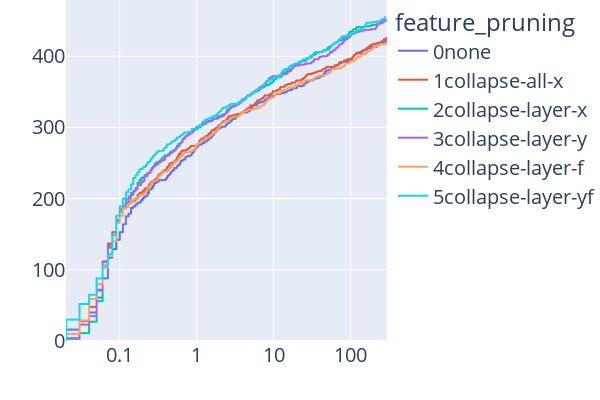
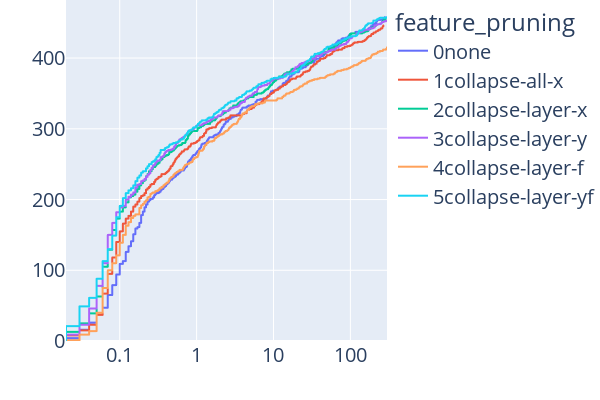
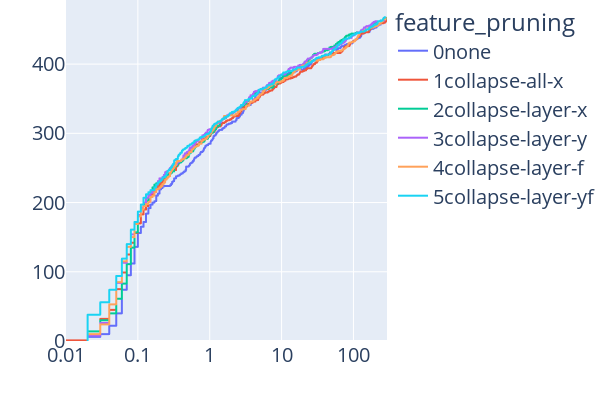
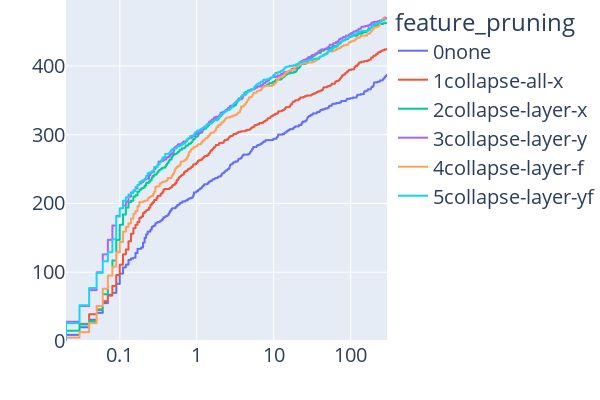

Here is the notebook cell these charts were saved with, in order:
### Code cell
for optimisation, iterations in product(["svr", "rank-svm"], ["2", "4"]):
    print(optimisation, iterations)
    df = get_df_copy()
    df = df[df.optimiser == optimisation]
    df = df[df.iterations == iterations]
    df = df[df.solved]
    df.solved = df.solved.astype(int)
    
    fig = px.ecdf(df, x="runtime", color="feature_pruning", ecdfnorm=None, log_x=True)
    # hide axis labels
    fig.update_xaxes(title_text='')
    fig.update_yaxes(title_text='')
    # size
    fig.update_layout(width=600, height=400)
    # remove margins
    fig.update_layout(margin=dict(l=0, r=0, t=0, b=0))
    # font size
    fig.update_layout(font=dict(size=20))
    # hide legend
    # fig.update_layout(showlegend=False)

    fig.show()

### Figure 1 — Plotly figure (JSON) as saved in the notebook; plotly's stock layout.template omitted (floating-point values rounded to 4 significant figures; data arrays with more than 128 entries replaced by an {"elided": "..."} marker saying what was removed)
{"data": [{"hovertemplate": "feature_pruning=0none<br>runtime=%{x}<br>count=%{y}<extra></extra>", "legendgroup": "0none", "line": {"dash": "solid", "shape": "hv"}, "marker": {"color": "#636efa", "symbol": "circle"}, "mode": "lines", "name": "0none", "showlegend": true, "type": "scattergl", "x": {"elided": "422 float values"}, "xaxis": "x", "y": {"elided": "422 int values"}, "yaxis": "y"}, {"hovertemplate": "feature_pruning=1collapse-all-x<br>runtime=%{x}<br>count=%{y}<extra></extra>", "legendgroup": "1collapse-all-x", "line": {"dash": "solid", "shape": "hv"}, "marker": {"color": "#EF553B", "symbol": "circle"}, "mode": "lines", "name": "1collapse-all-x", "showlegend": true, "type": "scattergl", "x": {"elided": "426 float values"}, "xaxis": "x", "y": {"elided": "426 int values"}, "yaxis": "y"}, {"hovertemplate": "feature_pruning=2collapse-layer-x<br>runtime=%{x}<br>count=%{y}<extra></extra>", "legendgroup": "2collapse-layer-x", "line": {"dash": "solid", "shape": "hv"}, "marker": {"color": "#00cc96", "symbol": "circle"}, "mode": "lines", "name": "2collapse-layer-x", "showlegend": true, "type": "scattergl", "x": {"elided": "450 float values"}, "xaxis": "x", "y": {"elided": "450 int values"}, "yaxis": "y"}, {"hovertemplate": "feature_pruning=3collapse-layer-y<br>runtime=%{x}<br>count=%{y}<extra></extra>", "legendgroup": "3collapse-layer-y", "line": {"dash": "solid", "shape": "hv"}, "marker": {"color": "#ab63fa", "symbol": "circle"}, "mode": "lines", "name": "3collapse-layer-y", "showlegend": true, "type": "scattergl", "x": {"elided": "451 float values"}, "xaxis": "x", "y": {"elided": "451 int values"}, "yaxis": "y"}, {"hovertemplate": "feature_pruning=4collapse-layer-f<br>runtime=%{x}<br>count=%{y}<extra></extra>", "legendgroup": "4collapse-layer-f", "line": {"dash": "solid", "shape": "hv"}, "marker": {"color": "#FFA15A", "symbol": "circle"}, "mode": "lines", "name": "4collapse-layer-f", "showlegend": true, "type": "scattergl", "x": {"elided": "419 float values"}, "xaxis": "x", "y": {"elided": "419 int values"}, "yaxis": "y"}, {"hovertemplate": "feature_pruning=5collapse-layer-yf<br>runtime=%{x}<br>count=%{y}<extra></extra>", "legendgroup": "5collapse-layer-yf", "line": {"dash": "solid", "shape": "hv"}, "marker": {"color": "#19d3f3", "symbol": "circle"}, "mode": "lines", "name": "5collapse-layer-yf", "showlegend": true, "type": "scattergl", "x": {"elided": "455 float values"}, "xaxis": "x", "y": {"elided": "455 int values"}, "yaxis": "y"}], "layout": {"font": {"size": 20}, "height": 400, "legend": {"title": {"text": "feature_pruning"}, "tracegroupgap": 0}, "margin": {"b": 0, "l": 0, "r": 0, "t": 0}, "width": 600, "xaxis": {"anchor": "y", "domain": [0, 1], "title": {"text": ""}, "type": "log"}, "yaxis": {"anchor": "x", "domain": [0, 1], "rangemode": "tozero", "title": {"text": ""}}}}

### Figure 2 — Plotly figure (JSON) as saved in the notebook; plotly's stock layout.template omitted (floating-point values rounded to 4 significant figures; data arrays with more than 128 entries replaced by an {"elided": "..."} marker saying what was removed)
{"data": [{"hovertemplate": "feature_pruning=0none<br>runtime=%{x}<br>count=%{y}<extra></extra>", "legendgroup": "0none", "line": {"dash": "solid", "shape": "hv"}, "marker": {"color": "#636efa", "symbol": "circle"}, "mode": "lines", "name": "0none", "showlegend": true, "type": "scattergl", "x": {"elided": "458 float values"}, "xaxis": "x", "y": {"elided": "458 int values"}, "yaxis": "y"}, {"hovertemplate": "feature_pruning=1collapse-all-x<br>runtime=%{x}<br>count=%{y}<extra></extra>", "legendgroup": "1collapse-all-x", "line": {"dash": "solid", "shape": "hv"}, "marker": {"color": "#EF553B", "symbol": "circle"}, "mode": "lines", "name": "1collapse-all-x", "showlegend": true, "type": "scattergl", "x": {"elided": "446 float values"}, "xaxis": "x", "y": {"elided": "446 int values"}, "yaxis": "y"}, {"hovertemplate": "feature_pruning=2collapse-layer-x<br>runtime=%{x}<br>count=%{y}<extra></extra>", "legendgroup": "2collapse-layer-x", "line": {"dash": "solid", "shape": "hv"}, "marker": {"color": "#00cc96", "symbol": "circle"}, "mode": "lines", "name": "2collapse-layer-x", "showlegend": true, "type": "scattergl", "x": {"elided": "455 float values"}, "xaxis": "x", "y": {"elided": "455 int values"}, "yaxis": "y"}, {"hovertemplate": "feature_pruning=3collapse-layer-y<br>runtime=%{x}<br>count=%{y}<extra></extra>", "legendgroup": "3collapse-layer-y", "line": {"dash": "solid", "shape": "hv"}, "marker": {"color": "#ab63fa", "symbol": "circle"}, "mode": "lines", "name": "3collapse-layer-y", "showlegend": true, "type": "scattergl", "x": {"elided": "453 float values"}, "xaxis": "x", "y": {"elided": "453 int values"}, "yaxis": "y"}, {"hovertemplate": "feature_pruning=4collapse-layer-f<br>runtime=%{x}<br>count=%{y}<extra></extra>", "legendgroup": "4collapse-layer-f", "line": {"dash": "solid", "shape": "hv"}, "marker": {"color": "#FFA15A", "symbol": "circle"}, "mode": "lines", "name": "4collapse-layer-f", "showlegend": true, "type": "scattergl", "x": {"elided": "415 float values"}, "xaxis": "x", "y": {"elided": "415 int values"}, "yaxis": "y"}, {"hovertemplate": "feature_pruning=5collapse-layer-yf<br>runtime=%{x}<br>count=%{y}<extra></extra>", "legendgroup": "5collapse-layer-yf", "line": {"dash": "solid", "shape": "hv"}, "marker": {"color": "#19d3f3", "symbol": "circle"}, "mode": "lines", "name": "5collapse-layer-yf", "showlegend": true, "type": "scattergl", "x": {"elided": "458 float values"}, "xaxis": "x", "y": {"elided": "458 int values"}, "yaxis": "y"}], "layout": {"font": {"size": 20}, "height": 400, "legend": {"title": {"text": "feature_pruning"}, "tracegroupgap": 0}, "margin": {"b": 0, "l": 0, "r": 0, "t": 0}, "width": 600, "xaxis": {"anchor": "y", "domain": [0, 1], "title": {"text": ""}, "type": "log"}, "yaxis": {"anchor": "x", "domain": [0, 1], "rangemode": "tozero", "title": {"text": ""}}}}

### Figure 3 — Plotly figure (JSON) as saved in the notebook; plotly's stock layout.template omitted (floating-point values rounded to 4 significant figures; data arrays with more than 128 entries replaced by an {"elided": "..."} marker saying what was removed)
{"data": [{"hovertemplate": "feature_pruning=0none<br>runtime=%{x}<br>count=%{y}<extra></extra>", "legendgroup": "0none", "line": {"dash": "solid", "shape": "hv"}, "marker": {"color": "#636efa", "symbol": "circle"}, "mode": "lines", "name": "0none", "showlegend": true, "type": "scattergl", "x": {"elided": "463 float values"}, "xaxis": "x", "y": {"elided": "463 int values"}, "yaxis": "y"}, {"hovertemplate": "feature_pruning=1collapse-all-x<br>runtime=%{x}<br>count=%{y}<extra></extra>", "legendgroup": "1collapse-all-x", "line": {"dash": "solid", "shape": "hv"}, "marker": {"color": "#EF553B", "symbol": "circle"}, "mode": "lines", "name": "1collapse-all-x", "showlegend": true, "type": "scattergl", "x": {"elided": "463 float values"}, "xaxis": "x", "y": {"elided": "463 int values"}, "yaxis": "y"}, {"hovertemplate": "feature_pruning=2collapse-layer-x<br>runtime=%{x}<br>count=%{y}<extra></extra>", "legendgroup": "2collapse-layer-x", "line": {"dash": "solid", "shape": "hv"}, "marker": {"color": "#00cc96", "symbol": "circle"}, "mode": "lines", "name": "2collapse-layer-x", "showlegend": true, "type": "scattergl", "x": {"elided": "467 float values"}, "xaxis": "x", "y": {"elided": "467 int values"}, "yaxis": "y"}, {"hovertemplate": "feature_pruning=3collapse-layer-y<br>runtime=%{x}<br>count=%{y}<extra></extra>", "legendgroup": "3collapse-layer-y", "line": {"dash": "solid", "shape": "hv"}, "marker": {"color": "#ab63fa", "symbol": "circle"}, "mode": "lines", "name": "3collapse-layer-y", "showlegend": true, "type": "scattergl", "x": {"elided": "463 float values"}, "xaxis": "x", "y": {"elided": "463 int values"}, "yaxis": "y"}, {"hovertemplate": "feature_pruning=4collapse-layer-f<br>runtime=%{x}<br>count=%{y}<extra></extra>", "legendgroup": "4collapse-layer-f", "line": {"dash": "solid", "shape": "hv"}, "marker": {"color": "#FFA15A", "symbol": "circle"}, "mode": "lines", "name": "4collapse-layer-f", "showlegend": true, "type": "scattergl", "x": {"elided": "467 float values"}, "xaxis": "x", "y": {"elided": "467 int values"}, "yaxis": "y"}, {"hovertemplate": "feature_pruning=5collapse-layer-yf<br>runtime=%{x}<br>count=%{y}<extra></extra>", "legendgroup": "5collapse-layer-yf", "line": {"dash": "solid", "shape": "hv"}, "marker": {"color": "#19d3f3", "symbol": "circle"}, "mode": "lines", "name": "5collapse-layer-yf", "showlegend": true, "type": "scattergl", "x": {"elided": "468 float values"}, "xaxis": "x", "y": {"elided": "468 int values"}, "yaxis": "y"}], "layout": {"font": {"size": 20}, "height": 400, "legend": {"title": {"text": "feature_pruning"}, "tracegroupgap": 0}, "margin": {"b": 0, "l": 0, "r": 0, "t": 0}, "width": 600, "xaxis": {"anchor": "y", "domain": [0, 1], "title": {"text": ""}, "type": "log"}, "yaxis": {"anchor": "x", "domain": [0, 1], "rangemode": "tozero", "title": {"text": ""}}}}

### Figure 4 — Plotly figure (JSON) as saved in the notebook; plotly's stock layout.template omitted (floating-point values rounded to 4 significant figures; data arrays with more than 128 entries replaced by an {"elided": "..."} marker saying what was removed)
{"data": [{"hovertemplate": "feature_pruning=0none<br>runtime=%{x}<br>count=%{y}<extra></extra>", "legendgroup": "0none", "line": {"dash": "solid", "shape": "hv"}, "marker": {"color": "#636efa", "symbol": "circle"}, "mode": "lines", "name": "0none", "showlegend": true, "type": "scattergl", "x": {"elided": "387 float values"}, "xaxis": "x", "y": {"elided": "387 int values"}, "yaxis": "y"}, {"hovertemplate": "feature_pruning=1collapse-all-x<br>runtime=%{x}<br>count=%{y}<extra></extra>", "legendgroup": "1collapse-all-x", "line": {"dash": "solid", "shape": "hv"}, "marker": {"color": "#EF553B", "symbol": "circle"}, "mode": "lines", "name": "1collapse-all-x", "showlegend": true, "type": "scattergl", "x": {"elided": "425 float values"}, "xaxis": "x", "y": {"elided": "425 int values"}, "yaxis": "y"}, {"hovertemplate": "feature_pruning=2collapse-layer-x<br>runtime=%{x}<br>count=%{y}<extra></extra>", "legendgroup": "2collapse-layer-x", "line": {"dash": "solid", "shape": "hv"}, "marker": {"color": "#00cc96", "symbol": "circle"}, "mode": "lines", "name": "2collapse-layer-x", "showlegend": true, "type": "scattergl", "x": {"elided": "463 float values"}, "xaxis": "x", "y": {"elided": "463 int values"}, "yaxis": "y"}, {"hovertemplate": "feature_pruning=3collapse-layer-y<br>runtime=%{x}<br>count=%{y}<extra></extra>", "legendgroup": "3collapse-layer-y", "line": {"dash": "solid", "shape": "hv"}, "marker": {"color": "#ab63fa", "symbol": "circle"}, "mode": "lines", "name": "3collapse-layer-y", "showlegend": true, "type": "scattergl", "x": {"elided": "470 float values"}, "xaxis": "x", "y": {"elided": "470 int values"}, "yaxis": "y"}, {"hovertemplate": "feature_pruning=4collapse-layer-f<br>runtime=%{x}<br>count=%{y}<extra></extra>", "legendgroup": "4collapse-layer-f", "line": {"dash": "solid", "shape": "hv"}, "marker": {"color": "#FFA15A", "symbol": "circle"}, "mode": "lines", "name": "4collapse-layer-f", "showlegend": true, "type": "scattergl", "x": {"elided": "471 float values"}, "xaxis": "x", "y": {"elided": "471 int values"}, "yaxis": "y"}, {"hovertemplate": "feature_pruning=5collapse-layer-yf<br>runtime=%{x}<br>count=%{y}<extra></extra>", "legendgroup": "5collapse-layer-yf", "line": {"dash": "solid", "shape": "hv"}, "marker": {"color": "#19d3f3", "symbol": "circle"}, "mode": "lines", "name": "5collapse-layer-yf", "showlegend": true, "type": "scattergl", "x": {"elided": "467 float values"}, "xaxis": "x", "y": {"elided": "467 int values"}, "yaxis": "y"}], "layout": {"font": {"size": 20}, "height": 400, "legend": {"title": {"text": "feature_pruning"}, "tracegroupgap": 0}, "margin": {"b": 0, "l": 0, "r": 0, "t": 0}, "width": 600, "xaxis": {"anchor": "y", "domain": [0, 1], "title": {"text": ""}, "type": "log"}, "yaxis": {"anchor": "x", "domain": [0, 1], "rangemode": "tozero", "title": {"text": ""}}}}
